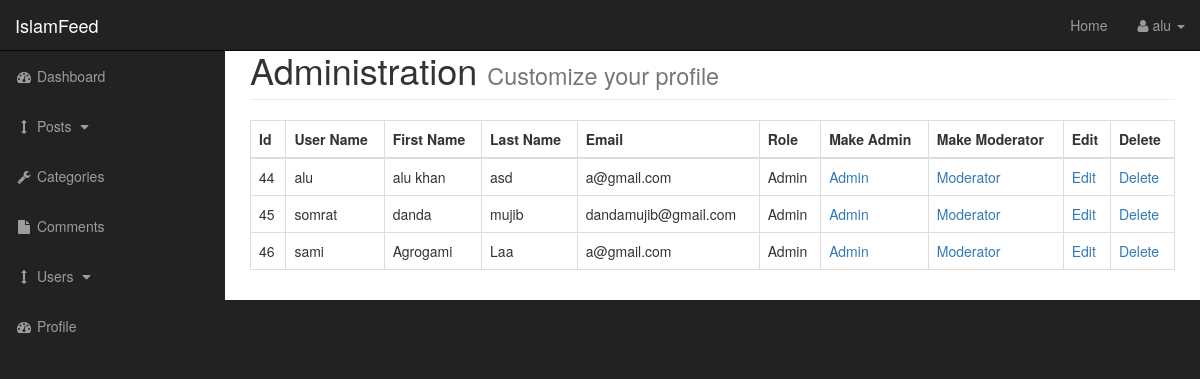
Page /admin/users.php (signed in) on the committed database.
### tables this page shows
CREATE TABLE `users` (
  `user_id` int(3) NOT NULL,
  `username` varchar(255) NOT NULL,
  `user_password` varchar(255) NOT NULL,
  `user_firstname` varchar(255) NOT NULL,
  `user_lastname` varchar(255) NOT NULL,
  `user_email` varchar(255) NOT NULL,
  `user_image` text NOT NULL,
  `user_role` varchar(255) NOT NULL,
  `randSalt` varchar(255) NOT NULL DEFAULT '$2y$10$iuyhgvcfrtyhgbvfukoinv'
);

### admin/includes/view_all_users.php (the view, shortened to what this page needs)
<table class="table table-bordered table-hover">
                            <thead>
                                <th>Id</th>
                                <th>User Name</th>
                                <th>First Name</th>
                                <th>Last Name</th>
                                <th>Email</th>
                                <th>Role</th>
                                <th>Make Admin</th>
                                <th>Make Moderator</th>
                                <th>Edit</th>
                                <th>Delete</th>
                            </thead>
                            <tbody>
                                <?php
                                    $query = "SELECT * FROM users";
                                    $select_users = mysqli_query($connection,$query);
                                    while($row = mysqli_fetch_assoc($select_users)){
                                        $user_id = $row['user_id'];
                                        $username = $row['username'];
                                        $user_firstname = $row['user_firstname'];
                                        $user_lastname = $row['user_lastname'];
                                        $user_email = $row['user_email'];
                                        $user_role = $row['user_role'];
                                            echo "<tr>";
                                                echo "<td>$user_id</td>";
                                                echo "<td>$username</td>";
                                                echo "<td>$user_firstname</td>";
                                                echo "<td>$user_lastname</td>";
                                                echo "<td>$user_email</td>";
                                                echo "<td>$user_role</td>";
                                                echo "<td><a href='users.php?change_to_admin={$user_id}'>Admin</a></td>";
                                                echo "<td><a href='users.php?change_to_moderator={$user_id}'>Moderator</a></td>";
                                                echo "<td><a href='users.php?source=edit_users&edit_user={$user_id}'>Edit</a></td>";
                                                echo "<td><a href='users.php?delete={$user_id}'>Delete</a></td>";
                                            echo "</tr>";
                                    }
                                ?>
                        </tbody>
                        </table>

### admin/css/sb-admin.css (style rules this page uses)
body { margin-top: 100px; background-color: #222; }
@media (min-width:768px) { body { margin-top: 50px; } }

### css/main.css (style rules this page uses)
body { margin: 0; padding: 0; }
html { scroll-behavior: smooth; }
a { transition: .2s all ease; -webkit-transition: .2s all ease; -moz-transition: .2s all ease; -ms-transition: .2s all ease; -o-transition: .2s all ease; text-decoration: none; }

### rows in the picture
users: user_id "44", username "alu", user_firstname "alu khan", user_lastname "asd", user_email "a@gmail.com", user_role "Admin"
users: user_id "45", username "somrat", user_firstname "danda", user_lastname "mujib", user_email "dandamujib@gmail.com", user_role "Admin"
users: user_id "46", username "sami", user_firstname "Agrogami", user_lastname "Laa", user_email "a@gmail.com", user_role "Admin"

### other values in the picture
$_SESSION['username'] "alu"
